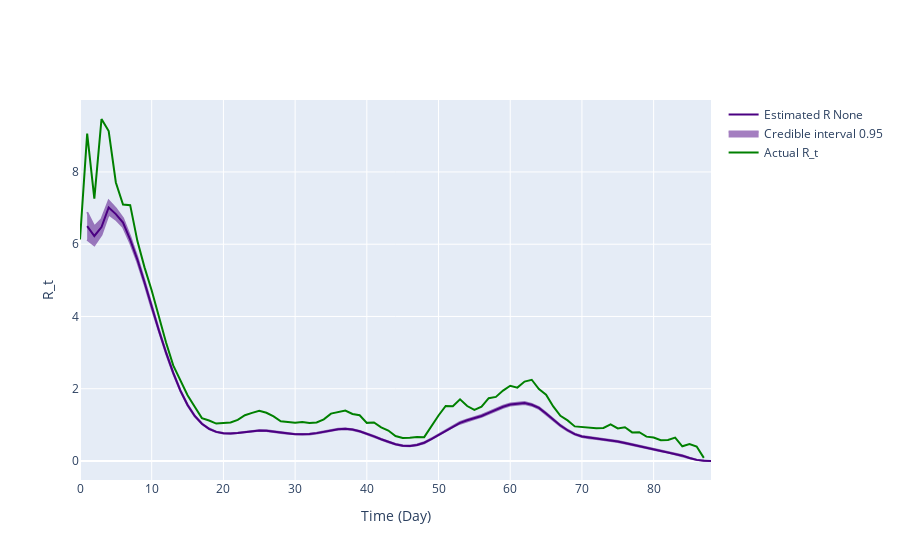

The code cell stored with this chart in its notebook:
### Code cell
# Use incidence data to predict R_t value
theta = incidences_true_r02
starting_time_point = 0
end_time_point = len(theta)
# Define variables needed for calculating R_t
tau = 0
R_t_start = tau+1


# Plot comparison between the true and predicted R_t
# Transform our incidence data into pandas dataframes
inc_data = pd.DataFrame(
    {
        'Time': np.arange(len(theta)-2),
        'Incidence Number': incidences_true_r02[2:len(theta)]
    }
)

inference = branchpro.BranchProPosterior(
    inc_data=inc_data,
    daily_serial_interval=generation_time,
    alpha=prior_a,
    beta=prior_b)

inference.run_inference(tau=tau)
intervals = inference.get_intervals(central_prob=.95)
intervals = process_intervals_data(intervals, generation_time)

intervals['True Rt'] = true_rt_r02[3:]
intervals.to_csv('kg_inference_plots/intervals_r02.csv')


fig = plot_rt_fig(intervals, true_rt_r02[2:-1], generation_time, end_time_point)
pio.write_image(fig.figure, 'kg_inference_plots/predicted_vs_true_rt_r02.png')
fig.show_figure()

### Figure 1 — Plotly figure (JSON) as saved in the notebook; plotly's stock layout.template omitted (floating-point values rounded to 4 significant figures; data arrays with more than 128 entries replaced by an {"elided": "..."} marker saying what was removed)
{"data": [{"line": {"color": "indigo"}, "mode": "lines", "name": "Estimated R None", "type": "scatter", "x": [1, 2, 3, 4, 5, 6, 7, 8, 9, 10, 11, 12, 13, 14, 15, 16, 17, 18, 19, 20, 21, 22, 23, 24, 25, 26, 27, 28, 29, 30, 31, 32, 33, 34, 35, 36, 37, 38, 39, 40, 41, 42, 43, 44, 45, 46, 47, 48, 49, 50, 51, 52, 53, 54, 55, 56, 57, 58, 59, 60, 61, 62, 63, 64, 65, 66, 67, 68, 69, 70, 71, 72, 73, 74, 75, 76, 77, 78, 79, 80, 81, 82, 83, 84, 85, 86, 87, 88], "y": [6.501, 6.228, 6.474, 7.016, 6.833, 6.598, 6.126, 5.575, 4.94, 4.259, 3.614, 2.998, 2.437, 1.948, 1.551, 1.246, 1.03, 0.8909, 0.8062, 0.768, 0.7588, 0.7732, 0.7974, 0.8284, 0.8458, 0.8394, 0.8171, 0.7854, 0.7619, 0.7402, 0.7391, 0.7443, 0.7713, 0.8081, 0.8518, 0.8794, 0.8895, 0.8691, 0.8229, 0.7573, 0.6822, 0.6024, 0.5258, 0.4634, 0.4244, 0.4155, 0.4457, 0.5055, 0.607, 0.7217, 0.8475, 0.963, 1.057, 1.126, 1.187, 1.247, 1.331, 1.418, 1.501, 1.563, 1.582, 1.606, 1.555, 1.469, 1.314, 1.151, 0.9826, 0.8507, 0.7449, 0.6787, 0.642, 0.6225, 0.5965, 0.5719, 0.5392, 0.4975, 0.4541, 0.4075, 0.3614, 0.3224, 0.2832, 0.2502, 0.2001, 0.148, 0.08442, 0.03088, 0.005995, 0.0]}, {"fill": "toself", "fillcolor": "indigo", "line": {"color": "indigo"}, "mode": "lines", "name": "Credible interval 0.95", "opacity": 0.5, "showlegend": true, "type": "scatter", "x": {"elided": "176 int values"}, "y": {"elided": "176 float values"}}, {"line": {"color": "green"}, "mode": "lines", "name": "Actual R_t", "type": "scatter", "x": [0, 1, 2, 3, 4, 5, 6, 7, 8, 9, 10, 11, 12, 13, 14, 15, 16, 17, 18, 19, 20, 21, 22, 23, 24, 25, 26, 27, 28, 29, 30, 31, 32, 33, 34, 35, 36, 37, 38, 39, 40, 41, 42, 43, 44, 45, 46, 47, 48, 49, 50, 51, 52, 53, 54, 55, 56, 57, 58, 59, 60, 61, 62, 63, 64, 65, 66, 67, 68, 69, 70, 71, 72, 73, 74, 75, 76, 77, 78, 79, 80, 81, 82, 83, 84, 85, 86, 87, 88, 89, 90], "y": [6.132, 9.063, 7.261, 9.466, 9.131, 7.71, 7.097, 7.081, 6.093, 5.359, 4.72, 3.978, 3.279, 2.646, 2.212, 1.822, 1.504, 1.186, 1.119, 1.036, 1.05, 1.064, 1.139, 1.267, 1.333, 1.39, 1.336, 1.234, 1.099, 1.084, 1.058, 1.082, 1.052, 1.067, 1.152, 1.311, 1.362, 1.396, 1.301, 1.267, 1.056, 1.067, 0.9295, 0.843, 0.6916, 0.6365, 0.6428, 0.6644, 0.66, 0.9727, 1.26, 1.522, 1.517, 1.707, 1.522, 1.416, 1.503, 1.74, 1.775, 1.95, 2.083, 2.031, 2.198, 2.249, 1.99, 1.837, 1.51, 1.249, 1.124, 0.9575, 0.9383, 0.929, 0.9071, 0.9147, 1.012, 0.9015, 0.9334, 0.7918, 0.7972, 0.6738, 0.6496, 0.574, 0.5822, 0.6491, 0.4074, 0.471, 0.4017, 0.08589]}], "layout": {"hovermode": "x unified", "xaxis": {"title": {"text": "Time (Day)"}}, "yaxis": {"title": {"text": "R_t"}}}}
